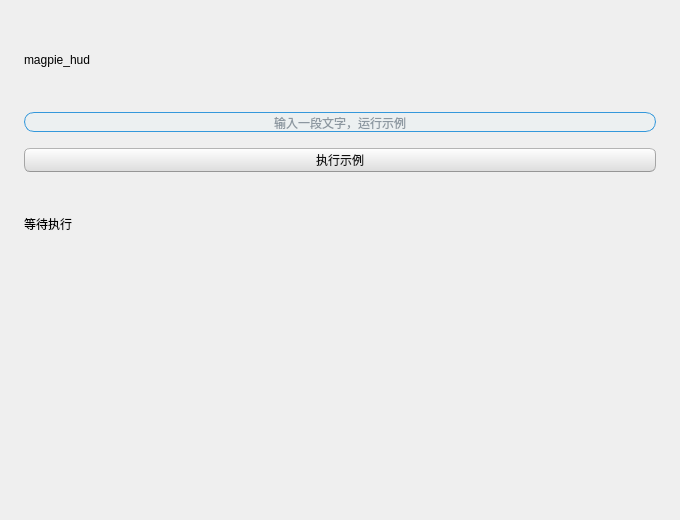
<?xml version="1.0" encoding="UTF-8"?>
<ui version="4.0">
 <class>MainWindow</class>
 <widget class="QMainWindow" name="MainWindow">
  <property name="geometry"><rect><x>0</x><y>0</y><width>680</width><height>520</height></rect></property>
  <property name="windowTitle"><string>magpie_hud</string></property>
  <property name="styleSheet"><string notr="true">QGroupBox {
    border: 1px solid #dcdcdc;
    border-radius: 4px;
    margin-top: 1ex;
    padding-top: 6px;
}

QGroupBox::title {
    subcontrol-origin: margin;
    subcontrol-position: top left;
    left: 8px;
    padding: 0 4px;
    color: #333333;
}
QPushButton{
	color:rgb(17,17,17);
	border-width: 1px;
	border-radius: 6px;
	border-bottom-color: rgb(150,150,150);
	border-right-color: rgb(165,165,165);
	border-left-color: rgb(165,165,165);
	border-top-color: rgb(180,180,180);
	border-style: solid;
	padding: 2px;
	min-width: 40px;
	min-height: 14px;
	background-color: qlineargradient(spread:pad, x1:0.5, y1:1, x2:0.5, y2:0, stop:0 rgba(220, 220, 220, 255), stop:1 rgba(255, 255, 255, 255));
}
QPushButton:hover{
	color:rgb(17,17,17);
	border-width: 1px;
	border-radius:6px;
	border-top-color: rgb(255,150,60);
	border-right-color: qlineargradient(spread:pad, x1:0, y1:1, x2:1, y2:0, stop:0 rgba(200, 70, 20, 255), stop:1 rgba(255,150,60, 255));
	border-left-color:  qlineargradient(spread:pad, x1:1, y1:0, x2:0, y2:0, stop:0 rgba(200, 70, 20, 255), stop:1 rgba(255,150,60, 255));
	border-bottom-color: rgb(200,70,20);
	border-style: solid;
	padding: 2px;
	background-color: qlineargradient(spread:pad, x1:0.5, y1:1, x2:0.5, y2:0, stop:0 rgba(220, 220, 220, 255), stop:1 rgba(255, 255, 255, 255));
}
QPushButton:default{
	color:rgb(17,17,17);
	border-width: 1px;
	border-radius:6px;
	border-top-color: rgb(255,150,60);
	border-right-color: qlineargradient(spread:pad, x1:0, y1:1, x2:1, y2:0, stop:0 rgba(200, 70, 20, 255), stop:1 rgba(255,150,60, 255));
	border-left-color:  qlineargradient(spread:pad, x1:1, y1:0, x2:0, y2:0, stop:0 rgba(200, 70, 20, 255), stop:1 rgba(255,150,60, 255));
	border-bottom-color: rgb(200,70,20);
	border-style: solid;
	padding: 2px;
	background-color: qlineargradient(spread:pad, x1:0.5, y1:1, x2:0.5, y2:0, stop:0 rgba(220, 220, 220, 255), stop:1 rgba(255, 255, 255, 255));
}
QPushButton:pressed{
	color:rgb(17,17,17);
	border-width: 1px;
	border-radius: 6px;
	border-width: 1px;
	border-top-color: rgba(255,150,60,200);
	border-right-color: qlineargradient(spread:pad, x1:0, y1:1, x2:1, y2:0, stop:0 rgba(200, 70, 20, 255), stop:1 rgba(255,150,60, 200));
	border-left-color:  qlineargradient(spread:pad, x1:1, y1:0, x2:0, y2:0, stop:0 rgba(200, 70, 20, 255), stop:1 rgba(255,150,60, 200));
	border-bottom-color: rgba(200,70,20,200);
	border-style: solid;
	padding: 2px;
	background-color: qlineargradient(spread:pad, x1:0.5, y1:0, x2:0.5, y2:1, stop:0 rgba(220, 220, 220, 255), stop:1 rgba(255, 255, 255, 255));
}
QPushButton:disabled{
	color:rgb(174,167,159);
	border-width: 1px;
	border-radius: 6px;
	background-color: qlineargradient(spread:pad, x1:0.5, y1:1, x2:0.5, y2:0, stop:0 rgba(200, 200, 200, 255), stop:1 rgba(230, 230, 230, 255));
}
QScrollArea {
	color: white;
	background-color:#f0f0f0;
}
QSlider::groove {
	border-style: solid;
	border-width: 1px;
	border-color: rgb(207,207,207);
}
QSlider::groove:horizontal {
	height: 5px;
	background: rgb(246, 134, 86);
}
QSlider::groove:vertical {
	width: 5px;
	background: rgb(246, 134, 86);
}
QSlider::handle:horizontal {
	background: rgb(253,253,253);
	border-style: solid;
	border-width: 1px;
	border-color: rgb(207,207,207);
	width: 12px;
	margin: -5px 0;
	border-radius: 7px;
}
QSlider::handle:vertical {
	background: rgb(253,253,253);
	border-style: solid;
	border-width: 1px;
	border-color: rgb(207,207,207);
	height: 12px;
	margin: 0 -5px;
	border-radius: 7px;
}
QSlider::add-page:horizontal, QSlider::add-page:vertical {
 	background: white;
}
QSlider::sub-page:horizontal, QSlider::sub-page:vertical {
	background: rgb(246, 134, 86);
}
QStatusBar, QSpinBox {
	color:rgb(81,72,65);
}
QSpinBox {
	background-color: #ffffff;
}
QScrollBar:horizontal {
	max-height: 20px;
	border: 1px transparent;
	margin: 0px 20px 0px 20px;
}
QScrollBar::handle:horizontal {
	background: rgb(253,253,253);
	border: 1px solid rgb(207,207,207);
	border-radius: 7px;
	min-width: 25px;
}
QScrollBar::handle:horizontal:hover {
	background: rgb(253,253,253);
	border: 1px solid rgb(255,150,60);
	border-radius: 7px;
	min-width: 25px;
}
QScrollBar::add-line:horizontal {
  	border: 1px solid rgb(207,207,207);
  	border-top-right-radius: 7px;
  	border-top-left-radius: 7px;
  	border-bottom-right-radius: 7px;
  	background: rgb(255, 255, 255);
  	width: 20px;
  	subcontrol-position: right;
  	subcontrol-origin: margin;
}
QScrollBar::add-line:horizontal:hover {
  	border: 1px solid rgb(255,150,60);
  	border-top-right-radius: 7px;
  	border-top-left-radius: 7px;
  	border-bottom-right-radius: 7px;
  	background: rgb(255, 255, 255);
  	width: 20px;
  	subcontrol-position: right;
  	subcontrol-origin: margin;
}
QScrollBar::add-line:horizontal:pressed {
  	border: 1px solid grey;
  	border-top-left-radius: 7px;
  	border-top-right-radius: 7px;
  	border-bottom-right-radius: 7px;
  	background: rgb(231,231,231);
  	width: 20px;
  	subcontrol-position: right;
  	subcontrol-origin: margin;
}
QScrollBar::sub-line:horizontal {
  	border: 1px solid rgb(207,207,207);
  	border-top-right-radius: 7px;
  	border-top-left-radius: 7px;
  	border-bottom-left-radius: 7px;
  	background: rgb(255, 255, 255);
  	width: 20px;
  	subcontrol-position: left;
  	subcontrol-origin: margin;
}
QScrollBar::sub-line:horizontal:hover {
  	border: 1px solid rgb(255,150,60);
  	border-top-right-radius: 7px;
  	border-top-left-radius: 7px;
  	border-bottom-left-radius: 7px;
  	background: rgb(255, 255, 255);
  	width: 20px;
  	subcontrol-position: left;
  	subcontrol-origin: margin;
}
QScrollBar::sub-line:horizontal:pressed {
  	border: 1px solid grey;
  	border-top-right-radius: 7px;
  	border-top-left-radius: 7px;
  	border-bottom-left-radius: 7px;
  	background: rgb(231,231,231);
  	width: 20px;
  	subcontrol-position: left;
  	subcontrol-origin: margin;
}
QScrollBar::left-arrow:horizontal {
  	border: 1px transparent grey;
  	border-top-left-radius: 3px;
  	border-bottom-left-radius: 3px;
  	width: 6px;
  	height: 6px;
  	background: rgb(230,230,230);
}
QScrollBar::right-arrow:horizontal {
	border: 1px transparent grey;
	border-top-right-radius: 3px;
	border-bottom-right-radius: 3px;
  	width: 6px;
  	height: 6px;
 	background: rgb(230,230,230);
}
QScrollBar::add-page:horizontal, QScrollBar::sub-page:horizontal {
 	background: none;
} 
QScrollBar:vertical {
	max-width: 20px;
	border: 1px transparent grey;
	margin: 20px 0px 20px 0px;
}
QScrollBar::add-line:vertical {
	border: 1px solid;
	border-color: rgb(207,207,207);
	border-bottom-right-radius: 7px;
	border-bottom-left-radius: 7px;
	border-top-left-radius: 7px;
	background: rgb(255, 255, 255);
  	height: 20px;
  	subcontrol-position: bottom;
  	subcontrol-origin: margin;
}
QScrollBar::add-line:vertical:hover {
  	border: 1px solid;
  	border-color: rgb(255,150,60);
  	border-bottom-right-radius: 7px;
  	border-bottom-left-radius: 7px;
  	border-top-left-radius: 7px;
  	background: rgb(255, 255, 255);
  	height: 20px;
  	subcontrol-position: bottom;
  	subcontrol-origin: margin;
}
QScrollBar::add-line:vertical:pressed {
  	border: 1px solid grey;
  	border-bottom-left-radius: 7px;
  	border-bottom-right-radius: 7px;
  	border-top-left-radius: 7px;
  	background: rgb(231,231,231);
  	height: 20px;
  	subcontrol-position: bottom;
  	subcontrol-origin: margin;
}
QScrollBar::sub-line:vertical {
  	border: 1px solid rgb(207,207,207);
  	border-top-right-radius: 7px;
  	border-top-left-radius: 7px;
  	border-bottom-left-radius: 7px;
  	background: rgb(255, 255, 255);
  	height: 20px;
  	subcontrol-position: top;
  	subcontrol-origin: margin;
}
QScrollBar::sub-line:vertical:hover {
  	border: 1px solid rgb(255,150,60);
  	border-top-right-radius: 7px;
  	border-top-left-radius: 7px;
  	border-bottom-left-radius: 7px;
	background: rgb(255, 255, 255);
  	height: 20px;
  	subcontrol-position: top;
  	subcontrol-origin: margin;
}
QScrollBar::sub-line:vertical:pressed {
  	border: 1px solid grey;
  	border-top-left-radius: 7px;
  	border-top-right-radius: 7px;
  	background: rgb(231,231,231);
 	height: 20px;
  	subcontrol-position: top;
  	subcontrol-origin: margin;
}
QScrollBar::handle:vertical {
	background: rgb(253,253,253);
	border: 1px solid rgb(207,207,207);
	border-radius: 7px;
	min-height: 25px;
}
QScrollBar::handle:vertical:hover {
	background: rgb(253,253,253);
	border: 1px solid rgb(255,150,60);
	border-radius: 7px;
	min-height: 25px;
}
QScrollBar::up-arrow:vertical {
	border: 1px transparent grey;
  	border-top-left-radius: 3px;
	border-top-right-radius: 3px;
  	width: 6px;
  	height: 6px;
  	background: rgb(230,230,230);
}
QScrollBar::down-arrow:vertical {
  	border: 1px transparent grey;
  	border-bottom-left-radius: 3px;
  	border-bottom-right-radius: 3px;
  	width: 6px;
  	height: 6px;
  	background: rgb(230,230,230);
}
QScrollBar::add-page:vertical, QScrollBar::sub-page:vertical {
  	background: none;
}
QComboBox {
    padding: 1px;
    border: 1px solid gray;
    border-radius: 5px;
    background-color: white;
}
QComboBox::drop-down:hover{
	background: #7FFFD4;
}
QComboBox::drop-down {
    subcontrol-origin: padding;
    subcontrol-position: top right;
    width: 15px;
    border-left-width: 1px;
    border-left-color: darkgray;
    border-left-style: solid;
    border-top-right-radius: 3px;
    border-bottom-right-radius: 3px;
}

QComboBox::down-arrow {
    /* 使用 Qt 默认下拉箭头。 */
}

QComboBox QAbstractItemView {
    border: 1px solid darkgray;
	selection-background-color: rgb(246, 134, 86);
    padding: 10px; /* 增加内边距 */
    font-size: 14px; /* 增加字体大小 */
}
QCheckBox {
	padding:2px;
}
QCheckBox:hover {
	border:1px solid rgb(255,150,60);
	border-radius:4px;
	padding: 1px;
	background-color:qlineargradient(spread:pad, x1:0.5, y1:1, x2:0.5, y2:0, stop:0 rgba(190, 90, 50, 50), stop:1 rgba(250, 130, 40, 50));
}
QCheckBox::indicator:checked {
	border: 1px solid rgba(70, 130, 180, 0.6); /* 淡深蓝色的边框，透明度调低 */
	border-radius: 4px;
	background-color: rgb(246, 134, 86);
}
QCheckBox::indicator:unchecked {
	border: 1px solid rgba(70, 130, 180, 0.6); /* 淡深蓝色的边框，透明度调低 */
	border-radius: 4px;
	background-color: rgb(255, 255, 255);
}
QRadioButton {
	padding: 1px;
}
QRadioButton::indicator:checked {
	height: 10px;
	width: 10px;
	border-style:solid;
	border-radius:5px;
	border-width: 1px;
	border-color: rgba(246, 134, 86, 255);
	color: #a9b7c6;
	background-color:rgba(246, 134, 86, 255);
}
QRadioButton::indicator:!checked {
	height: 10px;
	width: 10px;
	border-style:solid;
	border-radius:5px;
	border-width: 1px;
	border-color: rgb(246, 134, 86);
	color: #a9b7c6;
	background-color: transparent;
}
QTabWidget {
	color:rgb(0,0,0);
	background-color:rgb(247,246,246);
}
QTabWidget::pane {
	border-color: rgb(180,180,180);
	background-color:rgb(247,246,246);
	border-style: solid;
	border-width: 1px;
  	border-radius: 6px;
}
QTabBar::tab {
	padding-left:4px;
	padding-right:4px;
	padding-bottom:2px;
	padding-top:2px;
	color:rgb(81,72,65);
  	background-color: qlineargradient(spread:pad, x1:0.5, y1:1, x2:0.5, y2:0, stop:0 rgba(221,218,217,255), stop:1 rgba(240,239,238,255));
	border-style: solid;
	border-width: 1px;
  	border-top-right-radius:4px;
	border-top-left-radius:4px;
	border-top-color: rgb(180,180,180);
	border-left-color: rgb(180,180,180);
	border-right-color: rgb(180,180,180);
	border-bottom-color: transparent;
}
QTabBar::tab:selected, QTabBar::tab:last:selected, QTabBar::tab:hover {
  	background-color:rgb(247,246,246);
  	margin-left: 0px;
  	margin-right: 1px;
}
QTabBar::tab:!selected {
	margin-top: 1px;
	margin-right: 1px;
}
QSpinBox {
    background-color: #f0f0f0; 
    color: #000000;/* 颜色 */
    border: 1px solid #bfbfbf;  /* 可以调整边框颜色和样式 */
    border-radius: 4px;         /* 轻微圆角边框 */
}
QSpinBox::up-button, QSpinBox::down-button {
    width: 0px;                 /* 隐藏上下按钮 */
}
QSpinBox::up-arrow, QSpinBox::down-arrow {
    width: 0px;                 /* 确保箭头也不显示 */
    height: 0px;
}
QLineEdit {
    border: 1px solid #3498db;
    border-radius: 10px;
    padding: 1px;
    font-size: 12px;
    color: #2c3e50;
    background-color: #ecf0f1;
}

QLineEdit:focus {
    border: 1px solid #DA70D6;
    background-color: #eaf2f8;
}
QPlainTextEdit {
    background-color: #f0f0f0; 
    color: #000000;
    border: 1px solid #458B00;
    border-radius: 4px;
    padding: 4px; /* Add some padding for better appearance */
    font-size: 12px; /* Adjust font size if needed */
}

QPlainTextEdit:focus {
    border: 1px solid #DA70D6;
    background-color: #eaf2f8;
}
QDoubleSpinBox {
    background-color: #f0f0f0; 
    color: #000000;
    border: 1px solid #bfbfbf;
    border-radius: 4px;
}

QDoubleSpinBox::up-button, QDoubleSpinBox::down-button {
    width: 0px; 
}

QDoubleSpinBox::up-arrow, QDoubleSpinBox::down-arrow {
    width: 0px;
    height: 0px;
}
QTextEdit {
    background-color: #f0f0f0;
    color: #000000;
    border: 1px solid #3498db;
    border-radius: 6px;
    padding: 4px;
    font-size: 12px;
    selection-background-color: rgb(246, 134, 86);
    selection-color: #ffffff;
}
QTextEdit:focus {
    border: 1px solid #DA70D6;
    background-color: #eaf2f8;
}
QTextEdit:disabled {
    background-color: qlineargradient(spread:pad, x1:0.5, y1:1, x2:0.5, y2:0,
        stop:0 rgba(200, 200, 200, 255),
        stop:1 rgba(230, 230, 230, 255));
    color: rgb(174,167,159);
    border: 1px solid #bfbfbf;
}
QTextEdit:hover:!focus {
    border: 1px solid rgb(255,150,60);
}
QLabel#label_log {
    color: #3B6D11;
    background-color: #EAF3DE;
    border: 1px solid #97C459;
    border-radius: 4px;
    padding: 2px 10px;
    font: 500 12px &#34;Microsoft YaHei&#34;;
}
QTableView {
    background-color: white;
    border: 1px solid #D1D5DB;
    border-radius: 8px;
}
QTreeView {
    background-color: white;
    border: 1px solid #D1D5DB;
    border-radius: 8px;
}</string></property>
  <widget class="QWidget" name="centralWidget">
   <layout class="QVBoxLayout" name="verticalLayout_demo_main">
    <property name="spacing"><number>16</number></property>
    <property name="leftMargin"><number>24</number></property>
    <property name="topMargin"><number>24</number></property>
    <property name="rightMargin"><number>24</number></property>
    <property name="bottomMargin"><number>24</number></property>
    <item><widget class="QLabel" name="label_demo_title">
     <property name="text"><string>magpie_hud</string></property>
     <property name="textFormat"><enum>Qt::PlainText</enum></property>
    </widget></item>
    <item><widget class="QLineEdit" name="lineEdit_demo_input">
     <property name="placeholderText"><string>输入一段文字，运行示例</string></property>
     <property name="maxLength"><number>4096</number></property>
     <property name="alignment"><set>Qt::AlignCenter</set></property>
    </widget></item>
    <item><widget class="QPushButton" name="pushButton_demo_run">
     <property name="minimumSize"><size><width>100</width><height>32</height></size></property>
     <property name="text"><string>执行示例</string></property>
     <property name="icon"><iconset resource="qrc.qrc"><normaloff>:/common/img/play-circle.svg</normaloff>:/common/img/play-circle.svg</iconset></property>
    </widget></item>
    <item><widget class="QLabel" name="label_demo_result">
     <property name="text"><string>等待执行</string></property>
     <property name="textFormat"><enum>Qt::PlainText</enum></property>
     <property name="wordWrap"><bool>true</bool></property>
     <property name="textInteractionFlags"><set>Qt::TextSelectableByMouse</set></property>
    </widget></item>
    <item><widget class="QWidget" name="widget_webview_host" native="true">
     <property name="minimumSize"><size><width>0</width><height>220</height></size></property>
    </widget></item>
   </layout>
  </widget>
 </widget>
 <resources><include location="qrc.qrc"/></resources>
 <connections/>
</ui>
